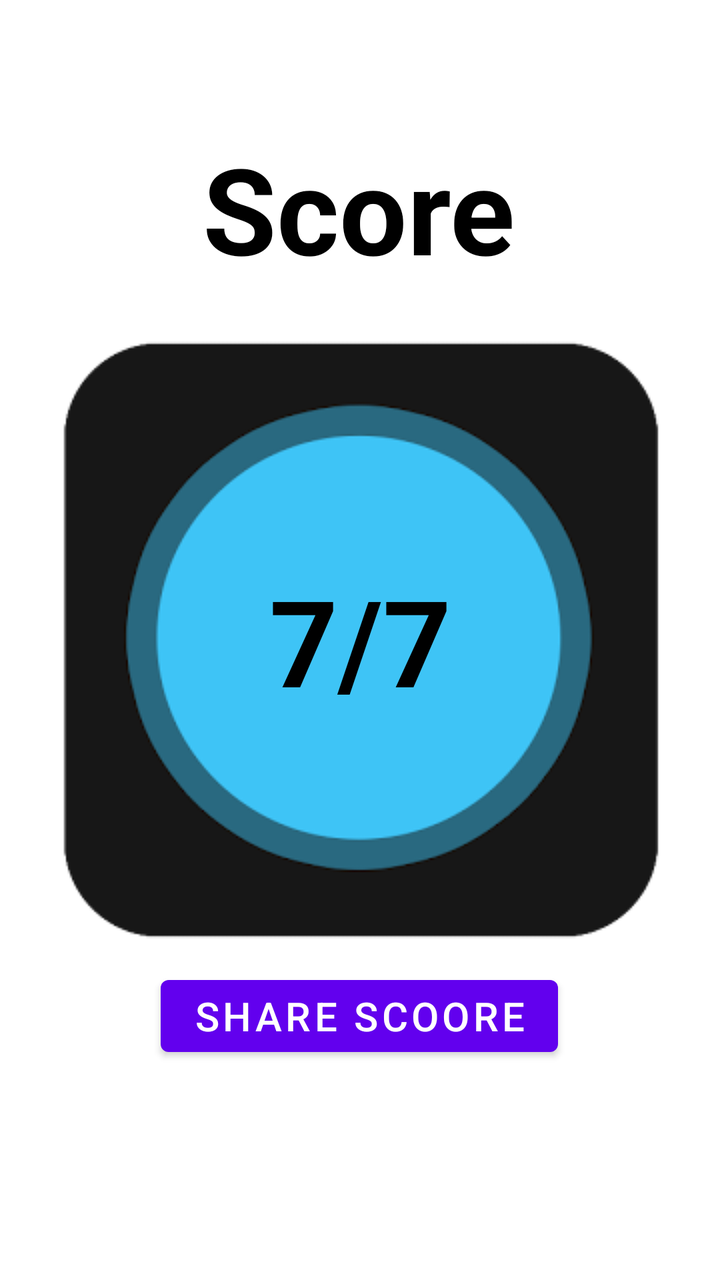
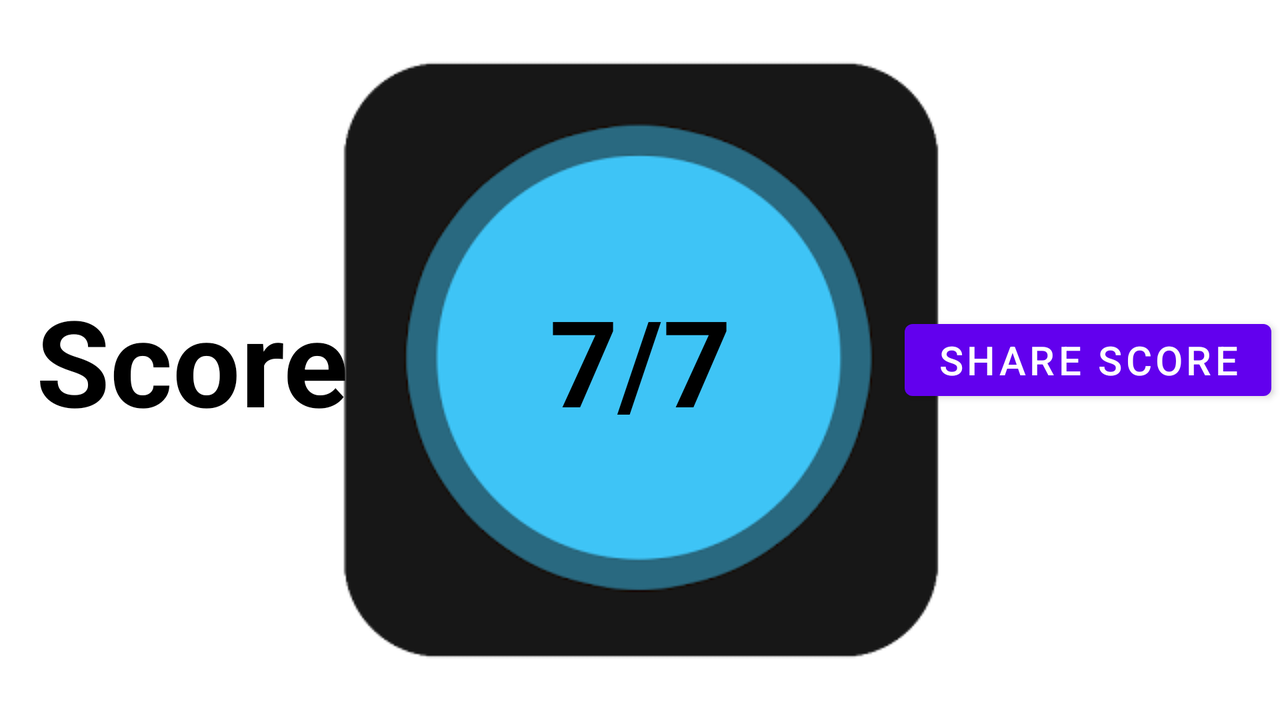

Compare how this app lays out the same screen by default and in its alternative resource folder. The renders come first, then the two layout files and the values they reference.
<!-- AndroidManifest.xml: application theme Theme.Makharij_al_huruf -->
<!-- res/layout/activity_score.xml -->
<?xml version="1.0" encoding="utf-8"?>
<androidx.constraintlayout.widget.ConstraintLayout xmlns:android="http://schemas.android.com/apk/res/android"
    xmlns:app="http://schemas.android.com/apk/res-auto"
    xmlns:tools="http://schemas.android.com/tools"
    android:layout_width="match_parent"
    android:layout_height="match_parent"
    tools:context=".ScoreActivity">


    <androidx.constraintlayout.widget.Guideline
        android:id="@+id/guideline4"
        android:layout_width="wrap_content"
        android:layout_height="wrap_content"
        android:orientation="horizontal"
        app:layout_constraintGuide_percent="0.30" />

    <androidx.constraintlayout.widget.Guideline
        android:id="@+id/guideline3"
        android:layout_width="wrap_content"
        android:layout_height="wrap_content"
        android:orientation="horizontal"
        app:layout_constraintGuide_percent="0.70" />

    <ImageView
        android:id="@+id/imageView"
        android:layout_width="wrap_content"
        android:layout_height="wrap_content"
        app:layout_constraintBottom_toTopOf="@+id/guideline3"
        app:layout_constraintEnd_toEndOf="parent"
        app:layout_constraintStart_toStartOf="parent"
        app:layout_constraintTop_toTopOf="@+id/guideline4"
        app:srcCompat="@drawable/score" />

    <Button
        android:id="@+id/button"
        android:layout_width="wrap_content"
        android:layout_height="wrap_content"
        android:layout_marginTop="36dp"
        android:text="Share Scoore"
        android:textSize="20sp"
        app:layout_constraintEnd_toEndOf="parent"
        app:layout_constraintHorizontal_bias="0.498"
        app:layout_constraintStart_toStartOf="parent"
        app:layout_constraintTop_toTopOf="@+id/guideline3" />

    <TextView
        android:id="@+id/TextScore"
        android:layout_width="142dp"
        android:layout_height="86dp"
        android:gravity="center"
        android:text="7/7"
        android:textColor="@color/black"
        android:textSize="60sp"
        android:textStyle="bold"


        app:layout_constraintBottom_toBottomOf="@+id/imageView"
        app:layout_constraintEnd_toEndOf="@+id/imageView"
        app:layout_constraintStart_toStartOf="@+id/imageView"
        app:layout_constraintTop_toTopOf="@+id/imageView" />

    <TextView
        android:id="@+id/textView3"
        android:layout_width="wrap_content"
        android:layout_height="wrap_content"
        android:layout_marginBottom="48dp"
        android:text="Score"
        android:textColor="@color/black"
        android:textSize="60sp"
        android:textStyle="bold"
        app:layout_constraintBottom_toTopOf="@+id/guideline4"
        app:layout_constraintEnd_toEndOf="parent"
        app:layout_constraintHorizontal_bias="0.498"
        app:layout_constraintStart_toStartOf="parent" />


</androidx.constraintlayout.widget.ConstraintLayout>
<!-- resources referenced by this layout -->
<resources>
  <color name="black">#FF000000</color>
  <!-- drawable score: png bitmap (drawable, 16527 bytes) -->
  <style name="Theme.Makharij_al_huruf" parent="Theme.MaterialComponents.DayNight.DarkActionBar">
          
          <item name="colorPrimary">@color/purple_500</item>
          <item name="colorPrimaryVariant">@color/purple_700</item>
          <item name="colorOnPrimary">@color/white</item>
          
          <item name="colorSecondary">@color/teal_200</item>
          <item name="colorSecondaryVariant">@color/teal_700</item>
          <item name="colorOnSecondary">@color/black</item>
          
          <item name="android:statusBarColor" tools:targetApi="l">?attr/colorPrimaryVariant</item>
          
      </style>
  <color name="purple_500">#FF6200EE</color>
  <color name="purple_700">#FF3700B3</color>
  <color name="white">#FFFFFFFF</color>
  <color name="teal_200">#FF03DAC5</color>
  <color name="teal_700">#FF018786</color>
</resources>
<!-- res/layout-land/activity_score.xml (the repository's variant of the layout above) -->
<!-- drawn on the phone turned sideways -->
<?xml version="1.0" encoding="utf-8"?>
<androidx.constraintlayout.widget.ConstraintLayout xmlns:android="http://schemas.android.com/apk/res/android"
    xmlns:app="http://schemas.android.com/apk/res-auto"
    xmlns:tools="http://schemas.android.com/tools"
    android:layout_width="match_parent"
    android:layout_height="match_parent"
    tools:context=".ScoreActivity">


    <androidx.constraintlayout.widget.Guideline
        android:id="@+id/guideline4"
        android:layout_width="wrap_content"
        android:layout_height="wrap_content"
        android:orientation="vertical"
        app:layout_constraintGuide_percent="0.3" />

    <androidx.constraintlayout.widget.Guideline
        android:id="@+id/guideline3"
        android:layout_width="wrap_content"
        android:layout_height="wrap_content"
        android:orientation="vertical"
        app:layout_constraintGuide_percent="0.7" />

    <ImageView
        android:id="@+id/imageView"
        android:layout_width="wrap_content"
        android:layout_height="wrap_content"
        app:layout_constraintBottom_toBottomOf="parent"
        app:layout_constraintEnd_toStartOf="@+id/guideline3"
        app:layout_constraintStart_toStartOf="@+id/guideline4"
        app:layout_constraintTop_toTopOf="parent"
        app:srcCompat="@drawable/score" />

    <Button
        android:id="@+id/button"
        android:layout_width="wrap_content"
        android:layout_height="wrap_content"
        android:text="Share Score"
        android:textSize="20sp"
        app:layout_constraintBottom_toBottomOf="parent"
        app:layout_constraintEnd_toEndOf="parent"
        app:layout_constraintStart_toStartOf="@+id/guideline3"
        app:layout_constraintTop_toTopOf="parent" />

    <TextView
        android:id="@+id/TextScore"
        android:layout_width="142dp"
        android:layout_height="86dp"
        android:gravity="center"
        android:text="7/7"
        android:textColor="@color/black"
        android:textSize="60sp"
        android:textStyle="bold"


        app:layout_constraintBottom_toBottomOf="@+id/imageView"
        app:layout_constraintEnd_toStartOf="@+id/guideline3"
        app:layout_constraintStart_toStartOf="@+id/guideline4"
        app:layout_constraintTop_toTopOf="@+id/imageView" />

    <TextView
        android:id="@+id/textView3"
        android:layout_width="wrap_content"
        android:layout_height="wrap_content"
        android:text="Score"
        android:textColor="@color/black"
        android:textSize="60sp"
        android:textStyle="bold"
        app:layout_constraintBottom_toBottomOf="parent"
        app:layout_constraintEnd_toStartOf="@+id/guideline4"
        app:layout_constraintStart_toStartOf="parent"
        app:layout_constraintTop_toTopOf="parent" />


</androidx.constraintlayout.widget.ConstraintLayout>
